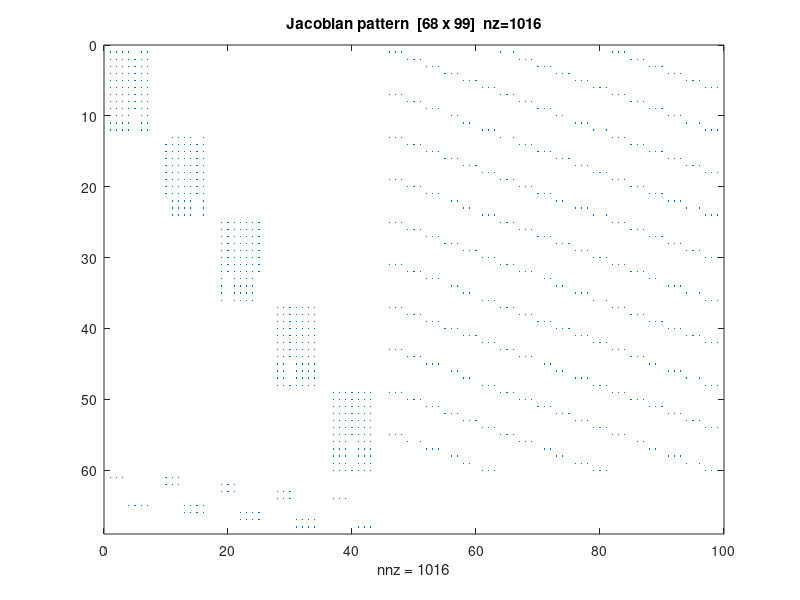

Here is the MATLAB script that generated this plot:
%%%%%%%%%%%%%%%%%%%%%%%%%%%%%%%%%%%%%%%%%%%%%%%%%%%%%%%%%%%%%%%%%%%%%%%%%%%
%%%              LABORATORY #5 
%%%              COMPUTER VISION 2025-2026
%%%              NON-RIGID STRUCTURE FROM MOTION - OPTIMIZATION 
%%%%%%%%%%%%%%%%%%%%%%%%%%%%%%%%%%%%%%%%%%%%%%%%%%%%%%%%%%%%%%%%%%%%%%%%%%% 

% function [J]=JacobianPattern(K,n_frames,n_points,vij,priors)
% Input
% K: shape basis rank
% n_frames: number of frames 
% n_points: number of points 
% vij: visibility map
% - priors: structure with fields:
%         priors.camera_prior: boolean, 1 for rotation smoothness on, 0 off
%         priors.coeff_prior: boolean, 1 for deformation smoothness on, 0 off 
% Output
% J: the Jacobian matrix pattern
 
 
 
 
% J data term is shorter than 2xFxP if the FxP visibility contains zeros
n_frames = 5;
n_points = 6;
priors.camera_prior = 1;
priors.coeff_prior = 1;
prior_terms = priors.coeff_prior + priors.camera_prior;
K = 3;
vij = ones(n_frames,n_points);

% Prior_terms must be a number from 0 to 2
if prior_terms < 0 || prior_terms > 2
    error('wrong values in prior options');
end

% Jacobian matrix pattern definition
% I give you the size, but you need to define the "ones"
J = sparse(2*nnz(vij)+ prior_terms*(n_frames-1),(K+6)*n_frames + K*3*n_points);

% Column offset where the X (3D basis points) block starts in the parameter vector
X_base = (K+6)*n_frames;
% Current Jacobian row to fill (one row per visible 2D measurement)
row = 1;

% Iterate over all 2D coordinates: odd c = u (x), even c = v (y), for each frame
for c = 1:2*n_frames
    if mod(c,2)==1
        % Odd index: this coordinate is u (horizontal), belonging to frame f
        f = (c+1)/2;
        trans_index = 1;    % u depends on translation x (1st translation param)
    else
        % Even index: this coordinate is v (vertical), belonging to frame f
        f = c/2;
        trans_index = 2;    % v depends on translation y (2nd translation param)
    end

    % Column index where frame f's parameter block starts
    frame_start = (f-1)*(K+6);
    % Columns of the K shape coefficients for frame f
    L_cols = frame_start + (1:K);
    % Columns of the 4 quaternion rotation parameters for frame f
    quat_cols = frame_start + K + (1:4);
    % Column of the single relevant translation (tx for u, ty for v)
    trans_col = frame_start + K + trans_index;

    % Iterate over all points and only process visible ones
    for p = 1:n_points
        if vij(f,p)
            % Allocate column indices for the 3D coordinates of point p across all K basis shapes
            X_cols = zeros(1,3*K);
            for k = 1:K
                % Find where the 3 coordinates of point p start within basis k
                x_start = X_base + (k-1)*3*n_points + 3*(p-1);
                % Store the 3 column indices (X, Y, Z of point p in basis k)
                X_cols((k-1)*3 + (1:3)) = x_start + (1:3);
            end

            % Gather all parameter columns that influence this measurement
            cols = [L_cols, quat_cols, trans_col, X_cols];
            % Mark those columns as active (non-zero) in the current Jacobian row
            J(row, cols) = 1;
            % Advance to the next residual row
            row = row + 1;
        end
    end
end

% Priors appended in the same order as cost_RXT

% Add one prior row per consecutive frame pair if deformation smoothness is enabled
if (priors.coeff_prior == 1)
    for f = 1:(n_frames-1)
        frame_start = (f-1)*(K+6);
        next_start  =  f   *(K+6);
        % Coefficient columns of frame f
        Lf = frame_start + (1:K);
        % Coefficient columns of frame f+1
        Ln = next_start  + (1:K);
        % This prior residual depends on L of both consecutive frames
        J(row, [Lf, Ln]) = 1;
        row = row + 1;
    end
end

% Add one prior row per consecutive frame pair if rotation smoothness is enabled
if (priors.camera_prior == 1)
    for f = 1:(n_frames-1)
        frame_start = (f-1)*(K+6);
        next_start  =  f   *(K+6);
        % Quaternion columns of frame f
        Qf = frame_start + K + (1:4);
        % Quaternion columns of frame f+1
        Qn = next_start  + K + (1:4);
        % This prior residual depends on the rotation of both consecutive frames
        J(row, [Qf, Qn]) = 1;
        row = row + 1;
    end
end


% % You can see easily the Jacobian pattern using the command spy(J)
disp('Observe the Jacobian pattern...')
try
    h = figure(4);  clf(h);
    set(h, 'Name', 'Jacobian pattern', 'NumberTitle', 'off', ...
           'Visible', 'on', 'Units', 'normalized', 'Position', [0.1 0.05 0.45 0.88]);

    spy(J, 3);
    title(sprintf('Jacobian pattern  [%d x %d]  nz=%d', size(J,1), size(J,2), nnz(J)));
catch
    disp('Unable to display Jacobian pattern.');
end
